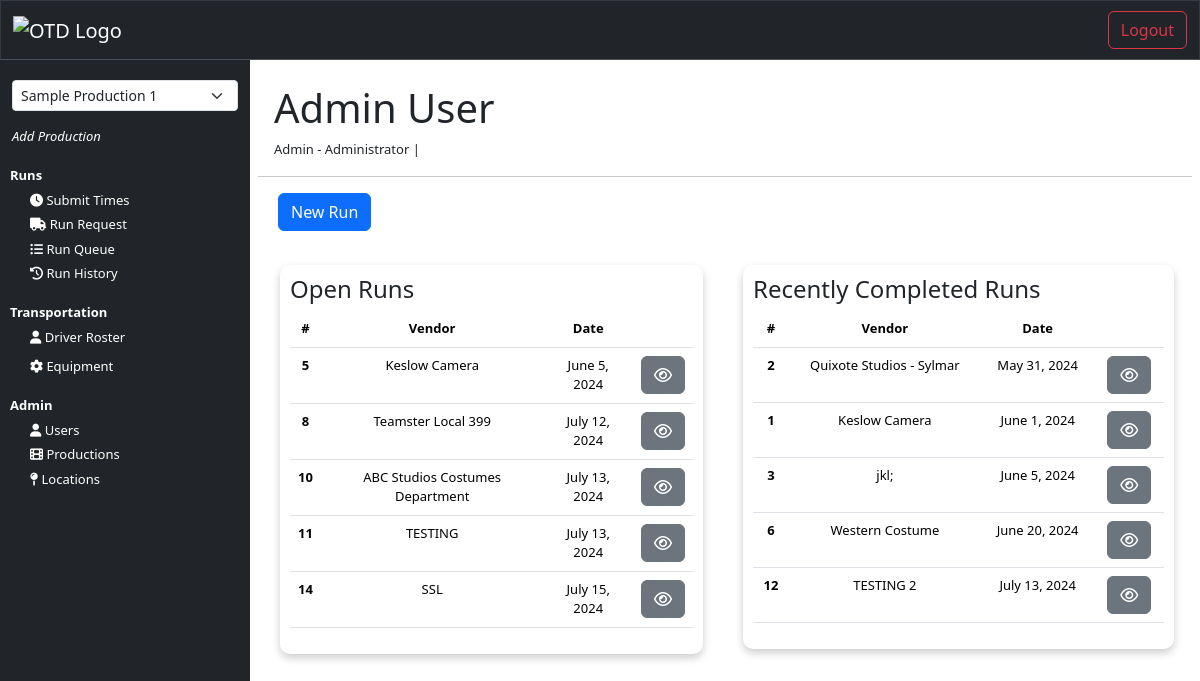
The page /dashboard (signed in) on the database its author committed.
### core/models.py (models this page shows, shortened)
class NewUser(AbstractBaseUser, PermissionsMixin):
    email = models.EmailField(_('email address'), unique=True)
    username = models.CharField(max_length=150, unique=True)
    first_name = models.CharField(max_length=150)
    last_name = models.CharField(max_length=150)
    start_date = models.DateTimeField(default=timezone.now)
    is_staff = models.BooleanField(default=False)
    is_active = models.BooleanField(default=False)
    production_title = models.CharField(max_length=150, blank=True, null=True)
    phone_number = models.CharField(max_length=20)
    department = models.CharField(max_length=150, blank=True)
    job_title = models.CharField(max_length=150, blank=True, null=True)
    productions = models.ManyToManyField('Production', related_name='users', blank=True)
    objects = CustomAccountManager()
    USERNAME_FIELD = 'email'
    REQUIRED_FIELDS = ['username', 'first_name']

### transportation/models.py (models this page shows, shortened)
class RunRequest(models.Model):
    production_title = models.CharField(max_length=150, null=True)
    create_date = models.DateField(auto_now_add=True)
    requester_name = models.CharField(max_length=100)
    requester_phone = models.CharField(max_length=15)
    requester_email = models.CharField(max_length=255)
    requester_department = models.CharField(max_length=100)
    run_date = models.DateField()
    ready_time = models.TimeField(null=True, blank=True)
    need_by_this_time = models.TimeField(null=True, blank=True)
    run_type = models.CharField(null=True, max_length=50)
    pickup_name = models.CharField(max_length=100)
    pickup_phone = models.CharField(max_length=15, null=True, blank=True)
    pickup_address_1 = models.CharField(max_length=100)
    pickup_address_2 = models.CharField(max_length=100, null=True, blank=True)
    pickup_city = models.CharField(max_length=100)
    pickup_state = models.CharField(max_length=2)
    pickup_zip = models.CharField(max_length=10)
    run_details = models.TextField(max_length=500)
    stop_2_name = models.CharField(max_length=100, blank=True)
    stop_2_phone = models.CharField(max_length=15, blank=True)
    stop_2_address_1 = models.CharField(max_length=100, blank=True)
    stop_2_address_2 = models.CharField(max_length=100, null=True, blank=True)
    stop_2_city = models.CharField(max_length=100, blank=True)
    stop_2_state = models.CharField(max_length=2, blank=True)
    stop_2_zip = models.CharField(max_length=10, blank=True)
    run_details_2 = models.TextField(max_length=500, null=True, blank=True)
    stop_3_name = models.CharField(max_length=100, blank=True)
    stop_3_phone = models.CharField(max_length=15, blank=True)
    stop_3_address_1 = models.CharField(max_length=100, blank=True)
    stop_3_address_2 = models.CharField(max_length=100, null=True, blank=True)
    stop_3_city = models.CharField(max_length=100, blank=True)
    stop_3_state = models.CharField(max_length=2, blank=True)
    stop_3_zip = models.CharField(max_length=10, blank=True)
    run_details_3 = models.TextField(max_length=500, null=True, blank=True)
    stop_4_name = models.CharField(max_length=100, blank=True)
    stop_4_phone = models.CharField(max_length=15, blank=True)
    stop_4_address_1 = models.CharField(max_length=100, blank=True)
    stop_4_address_2 = models.CharField(max_length=100, null=True, blank=True)
    stop_4_city = models.CharField(max_length=100, blank=True)
    stop_4_state = models.CharField(max_length=2, blank=True)
    stop_4_zip = models.CharField(max_length=10, blank=True)
    run_details_4 = models.TextField(max_length=500, null=True, blank=True)
    stop_5_name = models.CharField(max_length=100, blank=True)
    stop_5_phone = models.CharField(max_length=15, blank=True)
    stop_5_address_1 = models.CharField(max_length=100, blank=True)
    stop_5_address_2 = models.CharField(max_length=100, null=True, blank=True)
    stop_5_city = models.CharField(max_length=100, blank=True)
    stop_5_state = models.CharField(max_length=2, blank=True)
    stop_5_zip = models.CharField(max_length=10, blank=True)
    run_details_5 = models.TextField(max_length=500, null=True, blank=True)
    stop_6_name = models.CharField(max_length=100, blank=True)
    stop_6_phone = models.CharField(max_length=15, blank=True)
    stop_6_address_1 = models.CharField(max_length=100, blank=True)
    stop_6_address_2 = models.CharField(max_length=100, null=True, blank=True)
    stop_6_city = models.CharField(max_length=100, blank=True)
    stop_6_state = models.CharField(max_length=2, blank=True)
    stop_6_zip = models.CharField(max_length=10, blank=True)
    run_details_6 = models.TextField(max_length=500, null=True, blank=True)
    dropoff_name = models.CharField(max_length=100, blank=True)
    dropoff_phone = models.CharField(max_length=15, blank=True)
    dropoff_address_1 = models.CharField(max_length=100, blank=True)
    dropoff_address_2 = models.CharField(max_length=100, null=True, blank=True)
    dropoff_city = models.CharField(max_length=100, blank=True)
    dropoff_state = models.CharField(max_length=2, blank=True)
    dropoff_zip = models.CharField(max_length=10, blank=True)
    dropoff_details = models.TextField(max_length=500, null=True, blank=True)
    purchase_order = models.CharField(max_length=20, null=True, blank=True)
    vendor_invoice  = models.CharField(max_length=20, null=True, blank=True)
    run_status = models.CharField(max_length=20, null=True, blank=True)
    truck_size = models.CharField(max_length=50, null=True, blank=True)
    assigned_driver = models.CharField(max_length=100, null=True, blank=True)
    transportation_notes = models.TextField(max_length=2000, null=True, blank=True)
    driver_notes = models.TextField(max_length=2000, null=True, blank=True)

### interface/views.py (the view)
# urls.py: path('dashboard', views.dashboard, name="dashboard"),
@login_required(login_url='login')  # Ensure 'login' is the correct URL name
def dashboard(request):
    runs = RunRequest.objects.all().order_by('run_date')
    user = get_object_or_404(NewUser, id=request.user.id)
    user_productions = user.productions.filter(is_active=True)[:5]
    production_title_in_session = request.session.get('production_title')
    department_in_session = request.session.get('department')
    if production_title_in_session:
        if department_in_session == "Admin":
            runs = runs.filter(production_title=production_title_in_session)
        else:
            runs = runs.filter(production_title=production_title_in_session, requester_department=department_in_session)
    completed_runs = runs.filter(run_status="Completed")[:5]
    open_runs = runs.filter(run_status="Open")[:5]
    current_date = timezone.now().date()
    context = {
        'runs': runs,
        'completed_runs': completed_runs,
        'open_runs': open_runs,
        'user_productions': user_productions,
    }
    return render(request, 'interface/dashboard.html', context=context)

### interface/templates/interface/dashboard.html (shortened to what this page needs)
{% extends 'interface/layout.html' %}
{% block content %}
    <main>
        <div class="mx-3 pt-3 dashboard-user-info">
            <h1>{{ user.first_name }} {{ user.last_name }} </h1>
            <p>{{ request.session.department }} - {{ request.session.job_title }} | {{ request.session.production_title }}</p>
        </div>
        <hr>
        <div class="container">
            <div class="row px-2">
                <div class=" col-12">
                    <a href="{% url 'new_run' %}" title="new_run">
                        <button class="btn btn-primary">New Run</button>
                    </a>
                    <br><br>
                </div>
            </div>
            <div class="row">
                <div class=" col-12 col-lg-6 mb-2">
                    <div class="card-body">
                        <div class="card-title">
                            <h4>Open Runs</h4>
                        </div>
                        <table class="table">
                            <thead>
                                <tr>
                                    <th scope="col">#</th>
                                    <th scope="col">Vendor</th>
                                    <th scope="col">Date</th>
                                    <th scope="col"></th>
                                </tr>
                            </thead>
                            <tbody>
                                {% for run in open_runs %}
                                    <tr class="{% if run.run_date < current_date %}table-danger{% endif %}">
                                        <th scope="row">{{ run.id }}</th>
                                        <td>{{ run.pickup_name }}</td>
                                        <td>{{ run.run_date }}</td>
                                        <td>
                                            <a class="btn btn-secondary" href="{% url 'view_run' run.id %}" title="view_run"><i class="fa fa-eye"></i></a>
                                        </td>
                                    </tr>
                                {% endfor %}
                            </tbody>
                        </table>
                    </div>
                </div>
                <div class="col-12 col-lg-6 px-2 mb-2">
                    <div class="card-body">
                        <div class="card-title">
                          <h4>Recently Completed Runs</h4>
                        </div>
                        <table class="table">
                            <thead>
                                <tr>
                                    <th scope="col">#</th>
                                    <th scope="col">Vendor</th>
                                    <th scope="col">Date</th>
                                    <th scope="col"></th>
                                </tr>
                            </thead>
                            <tbody>
                                {% for run in completed_runs %}
                                    <tr>
                                        <th scope="row">{{ run.id }}</th>
                                        <td>{{ run.pickup_name }}</td>
                                        <td>{{ run.run_date }}</td>
                                        <td>
                                            <a class="btn btn-secondary" href="{% url 'view_run' run.id %}" title="view_run"><i class="fa fa-eye"></i></a>
                                        </td>
                                    </tr>
                                {% endfor %}
                            </tbody>
                        </table>
                    </div>
                </div>
            </div>
            <br>
        </div>
    </main>
{% endblock %}

### static/css/style.css (style rules this page uses)
body { padding: 0; margin: 0; background-color: white; }
main { margin: 0; padding: 0; }
.card-body { padding: 20px; margin: 20px; border-radius: 10px; box-shadow: 0 4px 8px 0 rgba(0,0,0,0.2); background-color: white; }
.dashboard-user-info p { padding: 0; margin: 0; font-size: small; font-weight: thin; }
td, th { text-align: center; }
@media (min-width: 768px) { .card-body { padding: 10px; margin: 10px; font-size: small; } }
@media (min-width: 994px) { th { white-space: nowrap; } }

### rows shown on the page
NewUser: first_name "Admin", last_name "User", session.job_title "Administrator"
RunRequest: id "5", pickup_name "Keslow Camera", run_date "June 5, 2024"
RunRequest: id "8", pickup_name "Teamster Local 399", run_date "July 12, 2024"
RunRequest: id "10", pickup_name "ABC Studios Costumes Department", run_date "July 13, 2024"
RunRequest: id "11", pickup_name "TESTING", run_date "July 13, 2024"
RunRequest: id "14", pickup_name "SSL", run_date "July 15, 2024"
RunRequest: id "2", pickup_name "Quixote Studios - Sylmar", run_date "May 31, 2024"
RunRequest: id "1", pickup_name "Keslow Camera", run_date "June 1, 2024"
RunRequest: id "3", pickup_name "jkl;", run_date "June 5, 2024"
RunRequest: id "6", pickup_name "Western Costume", run_date "June 20, 2024"
RunRequest: id "12", pickup_name "TESTING 2", run_date "July 13, 2024"

### other values the page prints
{{ request.session.department }} "Admin"
form field production_title "Sample Production 1"
